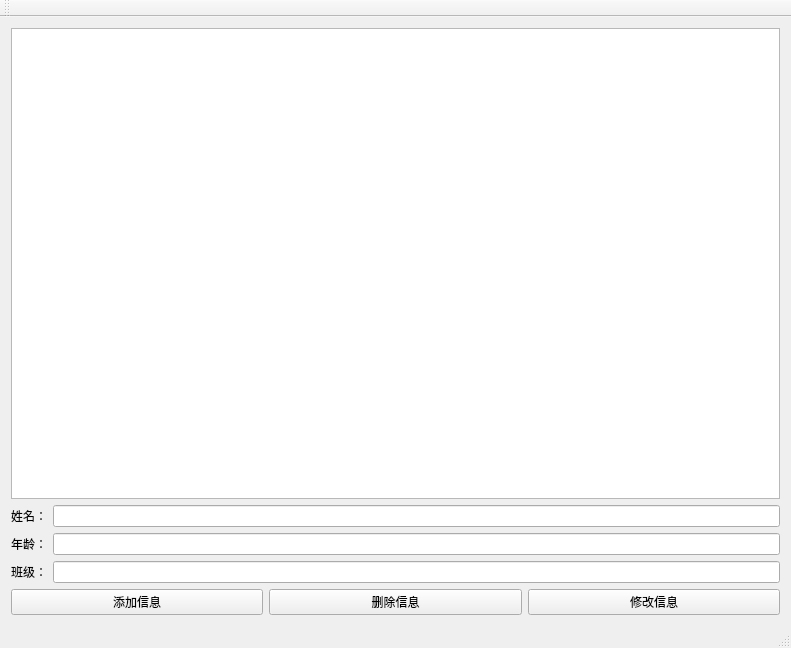
<?xml version="1.0" encoding="UTF-8"?>
<ui version="4.0">
 <class>ListClass</class>
 <widget class="QMainWindow" name="ListClass">
  <property name="geometry">
   <rect>
    <x>0</x>
    <y>0</y>
    <width>791</width>
    <height>648</height>
   </rect>
  </property>
  <property name="windowTitle">
   <string>List</string>
  </property>
  <widget class="QWidget" name="centralWidget">
   <property name="sizePolicy">
    <sizepolicy hsizetype="Expanding" vsizetype="Expanding">
     <horstretch>0</horstretch>
     <verstretch>0</verstretch>
    </sizepolicy>
   </property>
   <layout class="QVBoxLayout" name="verticalLayout_2">
    <item>
     <layout class="QHBoxLayout" name="horizontalLayout">
      <item>
       <widget class="QListWidget" name="listWidget"/>
      </item>
     </layout>
    </item>
    <item>
     <layout class="QHBoxLayout" name="horizontalLayout_2">
      <item>
       <widget class="QLabel" name="label">
        <property name="text">
         <string>姓名：</string>
        </property>
       </widget>
      </item>
      <item>
       <widget class="QLineEdit" name="lineEdit"/>
      </item>
     </layout>
    </item>
    <item>
     <layout class="QHBoxLayout" name="horizontalLayout_3">
      <item>
       <widget class="QLabel" name="label_2">
        <property name="text">
         <string>年龄：</string>
        </property>
       </widget>
      </item>
      <item>
       <widget class="QLineEdit" name="lineEdit_2"/>
      </item>
     </layout>
    </item>
    <item>
     <layout class="QHBoxLayout" name="horizontalLayout_4">
      <item>
       <widget class="QLabel" name="label_3">
        <property name="text">
         <string>班级：</string>
        </property>
       </widget>
      </item>
      <item>
       <widget class="QLineEdit" name="lineEdit_3"/>
      </item>
     </layout>
    </item>
    <item>
     <layout class="QHBoxLayout" name="horizontalLayout_5">
      <item>
       <widget class="QPushButton" name="pushButton">
        <property name="text">
         <string>添加信息</string>
        </property>
       </widget>
      </item>
      <item>
       <widget class="QPushButton" name="pushButton_2">
        <property name="text">
         <string>删除信息</string>
        </property>
       </widget>
      </item>
      <item>
       <widget class="QPushButton" name="pushButton_3">
        <property name="text">
         <string>修改信息</string>
        </property>
       </widget>
      </item>
     </layout>
    </item>
   </layout>
  </widget>
  <widget class="QMenuBar" name="menuBar">
   <property name="geometry">
    <rect>
     <x>0</x>
     <y>0</y>
     <width>791</width>
     <height>26</height>
    </rect>
   </property>
  </widget>
  <widget class="QToolBar" name="mainToolBar">
   <attribute name="toolBarArea">
    <enum>TopToolBarArea</enum>
   </attribute>
   <attribute name="toolBarBreak">
    <bool>false</bool>
   </attribute>
  </widget>
  <widget class="QStatusBar" name="statusBar"/>
 </widget>
 <layoutdefault spacing="6" margin="11"/>
 <resources>
  <include location="list.qrc"/>
 </resources>
 <connections/>
</ui>
